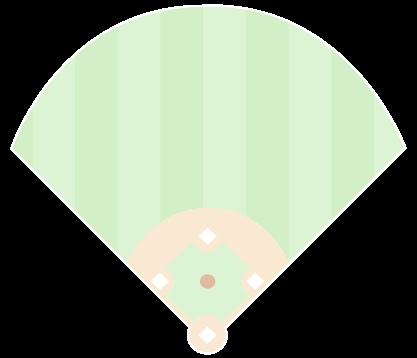
#> input picture module_package/src/field.png, 417 x 358 px, found by its file name
$ python track_test.py
#> lines starting #> are read from the running program, lines starting #| are printed output that depends on the picture; after the words box and inside, x2 and y2 are one past the last pixel; in counts of white or black regions, pixels touching at a corner belong together
import queue
import threading
import time
import cv2
import numpy as np
from PIL import Image
import json
import websockets, asyncio

FIELD_IMAGE_FILE = "./module_package/src/field.png"

class Camera_System:
    def __init__(self, camera_id):
#> called with camera_id = 2
        self.camera_id = camera_id
        self.fieldIamge = cv2.imread(FIELD_IMAGE_FILE)
#> self.fieldIamge is the input picture: shape (358, 417, 3); mean B, G, R 114.1, 132.4, 121.2
        self.defPoseList = {'C':[207 ,341], 'P':[207,281], '1B': [260, 253],
        '2B':[235,238],'SS': [186, 236], '3B': [151,266], 'LF': [112,118],
        'CF':[200,75],  'RF': [328, 114]}
        self.send_pic = None


    def execute(self, yoloResults):
#> called with yoloResults = 1
        self.fieldIamge = cv2.imread(FIELD_IMAGE_FILE)
        # print("-------------- Tracking board ----------------------------")
        a = int(time.time())
        if a % 4 == 1:
            self.defPoseList = {'C':[207 ,341], 'P':[207 ,281 + 20], '1B': [260, 253],
                '2B':[235,238],'SS': [186, 236], '3B': [151,266], 'LF': [112,118],
                'CF':[200,75],  'RF': [328, 114]}
        elif a % 4 == 2:
            self.defPoseList = {'C':[207 ,341], 'P':[207 - 20 ,281], '1B': [260, 253],
                '2B':[235,238],'SS': [186, 236], '3B': [151,266], 'LF': [112,118],
                'CF':[200,75],  'RF': [328, 114]}
        elif a % 4 == 3:
            self.defPoseList = {'C':[207 ,341], 'P':[207 + 20 ,281], '1B': [260, 253],
                '2B':[235,238],'SS': [186, 236], '3B': [151,266], 'LF': [112,118],
                'CF':[200,75],  'RF': [328, 114]}
        else:
            self.defPoseList = {'C':[207 ,341], 'P':[207,281], '1B': [260, 253],
                '2B':[235,238],'SS': [186, 236], '3B': [151,266], 'LF': [112,118],
                'CF':[200,75],  'RF': [328, 114]}


        for key in self.defPoseList:
            # print(self.defPoseList)
            # cv2.circle(影像, 圓心座標, 半徑, 顏色, 線條寬度)
            cv2.circle(self.fieldIamge, point2fToIntTuple(self.defPoseList[key]), 3, (200, 0, 0), 3)
            # cv2.imshow("Field", self.fieldIamge)
            # cv2.waitKey(0)
            self.send_pic = cv2.imencode('.jpg', self.fieldIamge)[1].tostring()
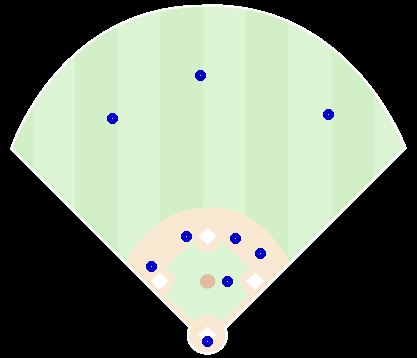
#> self.fieldIamge: shape (358, 417, 3); 0.58% of pixels changed, all inside (x1, y1, x2, y2) = (107, 70, 334, 347)
            # print('self.send_pic[0]:',self.send_pic[0])
        return [self.defPoseList, self.send_pic]

def point2fToIntTuple(point2f):
    """Convert point2f (np.array) to tuple.
    Args:
        point2f:    np.array((x, y))
    Returns:
        tuple
    """
    return (int(point2f[0]), int(point2f[1]))


if __name__ == '__main__':
    a = Camera_System(2)
    a.execute(1)
